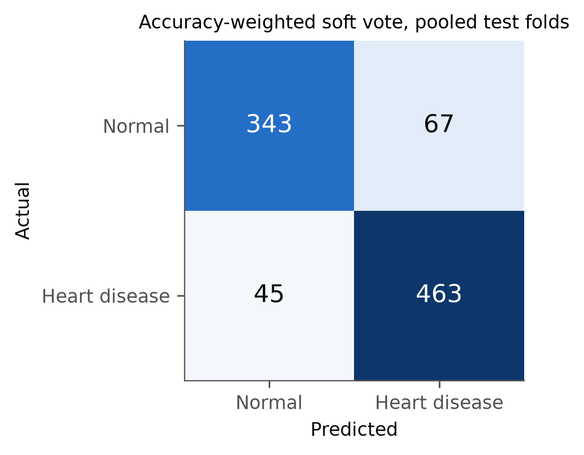
#> input picture figures/fig_confusion.png, 584 x 455 px, shrunk from 1191 x 928 before the run
$ python make_figures.py
#> lines starting #> are read from the running program, lines starting #| are printed output that depends on the picture
"""Paper-only figures: two-step flow diagram and the confusion/reliability composite (built from results figures)."""
from pathlib import Path
import matplotlib
matplotlib.use("Agg")
import matplotlib.pyplot as plt
import matplotlib.image as mpimg
from matplotlib.patches import FancyBboxPatch
FIG = Path(__file__).resolve().parents[2] / "figures"
OUT = Path(__file__).resolve().parent
plt.rcParams["font.family"] = "DejaVu Sans"

def box(ax, x, y, w, h, text, fc, ec="#333", fs=8.5, bold=False):
    ax.add_patch(FancyBboxPatch((x, y), w, h, boxstyle="round,pad=0.02,rounding_size=0.05", fc=fc, ec=ec, lw=1))
    ax.text(x + w / 2, y + h / 2, text, ha="center", va="center", fontsize=fs, fontweight="bold" if bold else "normal", linespacing=1.25)

def arrow(ax, x1, y1, x2, y2):
    ax.annotate("", xy=(x2, y2), xytext=(x1, y1), arrowprops=dict(arrowstyle="-|>", color="#333", lw=1.1))

fig, ax = plt.subplots(figsize=(7.8, 3.5)); ax.set_xlim(0, 15.4); ax.set_ylim(0, 6); ax.axis("off")
GREEN, RED, AMB, BLUE, GREY = "#DDEFE0", "#F6D9D5", "#FBEFC9", "#DCE8F7", "#F1F1EF"
box(ax, 0.1, 2.4, 1.9, 1.2, "Patient at a\nbasic clinic", GREY, fs=7, bold=True)
box(ax, 2.5, 1.9, 3.6, 2.2, "STEP 1\nAge, sex, chest pain,\nresting BP, fasting sugar\n(no cholesterol)", BLUE, fs=7)
arrow(ax, 2.0, 3.0, 2.5, 3.0)
box(ax, 6.9, 4.55, 2.4, 1.05, "Low risk:\nsend home", GREEN, fs=7)
box(ax, 6.9, 2.5, 2.4, 1.0, "Not sure: tests,\nnormal priority", AMB, fs=7)
box(ax, 6.9, 0.4, 2.4, 1.05, "High risk: tests,\nurgent", RED, fs=7)
for yy in (5.07, 3.0, 0.92):
    arrow(ax, 6.1, 3.0, 6.9, yy)
box(ax, 10.1, 1.3, 3.0, 3.4, "STEP 2\nAll 11 inputs:\nresting ECG, max HR,\nexercise angina,\nST depression, ST slope\n(+ cholesterol,\nif measured)", BLUE, fs=7)
arrow(ax, 9.3, 3.0, 10.1, 3.0); arrow(ax, 9.3, 0.92, 10.1, 2.0)
box(ax, 13.4, 4.2, 1.9, 1.0, "Low risk:\nhome", GREEN, fs=7)
box(ax, 13.4, 2.5, 1.9, 1.0, "Still not sure:\nspecialist", AMB, fs=7)
box(ax, 13.4, 0.8, 1.9, 1.0, "High risk:\nspecialist", RED, fs=7)
for yy in (4.7, 3.0, 1.3):
    arrow(ax, 13.1, 2.95, 13.4, yy)
ax.text(6.9, 5.85, "Dangerous error: a sick patient sent home here", fontsize=7, color="#8A2B1E", ha="left", style="italic")
fig.savefig(OUT / "fig_flow.png", dpi=300, bbox_inches="tight", facecolor="white"); plt.close(fig)
#> after `fig.savefig(OUT / 'fig_flow.png', dpi=300, bbox_inches='tight', faceco`:
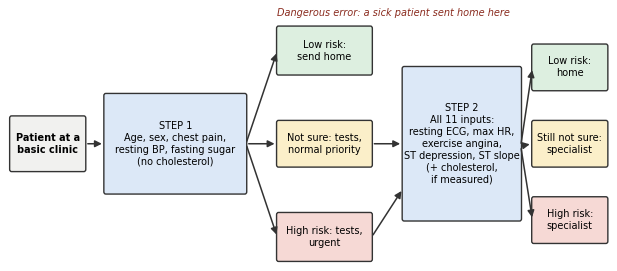
#> figure drawn by matplotlib, 1 panel

fig, axs = plt.subplots(1, 2, figsize=(7.0, 2.9), gridspec_kw={"width_ratios": [1, 1]})
for a, name in zip(axs, ("fig_confusion.png", "fig_reliability.png")):
    a.imshow(mpimg.imread(FIG / name)); a.axis("off")
axs[0].set_title("(a)", fontsize=9, loc="left"); axs[1].set_title("(b)", fontsize=9, loc="left")
fig.subplots_adjust(wspace=0.02, left=0.01, right=0.99, top=0.93, bottom=0.01)
fig.savefig(OUT / "fig_cm_rel.png", dpi=300, bbox_inches="tight", facecolor="white"); plt.close(fig)
#> after `fig.savefig(OUT / 'fig_cm_rel.png', dpi=300, bbox_inches='tight', face`:
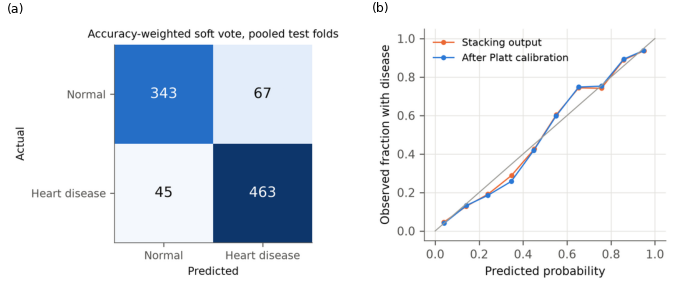
#> figure drawn by matplotlib, 2 panels
print("figures ok")
